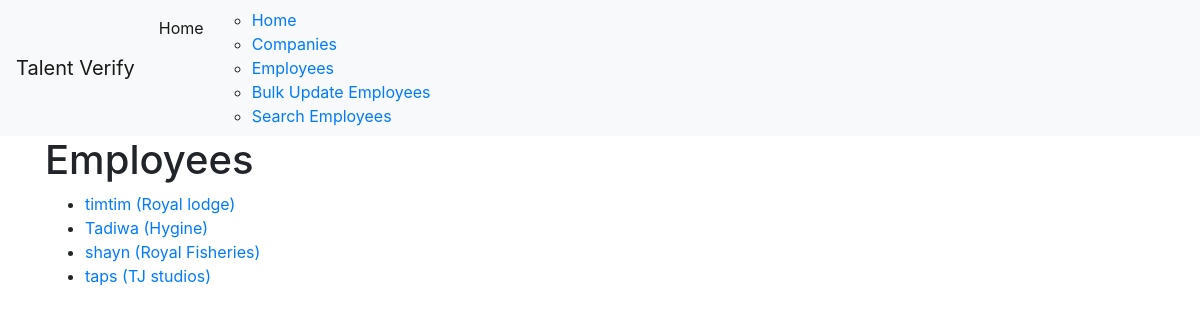
Page /employees/ (signed in) on the committed database.
### employees/models.py (models this page shows, shortened)
class Employee(models.Model):
    name = models.CharField(max_length=255)
    email = models.EmailField(unique=True)
    phone_number = models.CharField(max_length=20, blank=True, null=True)
    address = models.TextField(blank=True, null=True)
    department = models.CharField(max_length=255)
    job_title = models.CharField(max_length=255)
    hire_date = models.DateField()
    company = models.ForeignKey(Company, on_delete=models.CASCADE, related_name='company_employees')
    date_of_birth = models.DateField(blank=True, null=True)
    gender = models.CharField(max_length=10, choices=[('Male', 'Male'), ('Female', 'Female'), ('Other', 'Other')], blank=True, null=True)
    emergency_contact_name = models.CharField(max_length=255, blank=True, null=True)
    emergency_contact_phone = models.CharField(max_length=20, blank=True, null=True)
    emergency_contact_relationship = models.CharField(max_length=255, blank=True, null=True)

### company/models.py (models this page shows, shortened)
class Company(models.Model):
    name = models.CharField(max_length=255)
    date_of_registration = models.DateField()
    company_registration_number = models.CharField(max_length=255)
    address = models.TextField()
    contact_person = models.CharField(max_length=255)
    contact_phone = models.CharField(max_length=20)
    email_address = models.EmailField()
    employees = models.ManyToManyField('employees.Employee', related_name='company_employees')

### employees/views.py (the view)
# urls.py: path('employees/', views.employee_list, name="employee_list"),
@login_required
def employee_list(request):
    employees = Employee.objects.all()
    company_id = request.GET.get('company_id')
    if company_id:
        employees = employees.filter(company_id=company_id)
    return render(request, 'employees/employee_list.html', {'employees': employees})

### employees/templates/employees/employee_list.html (shortened to what this page needs)
{% extends 'base.html' %}
{% block content %}
  <h1>Employees</h1>
  <ul>
    {% for employee in employees %}
      <li>
        <a href="{% url 'update_employee' employee.pk %}">{{ employee.name }} ({{ employee.company.name }})</a>
      </li>
    {% endfor %}
  </ul>
{% endblock %}

### rows in the picture
Employee: name "timtim", company.name "Royal lodge"
Employee: name "Tadiwa", company.name "Hygine"
Employee: name "shayn", company.name "Royal Fisheries"
Employee: name "taps", company.name "TJ studios"
